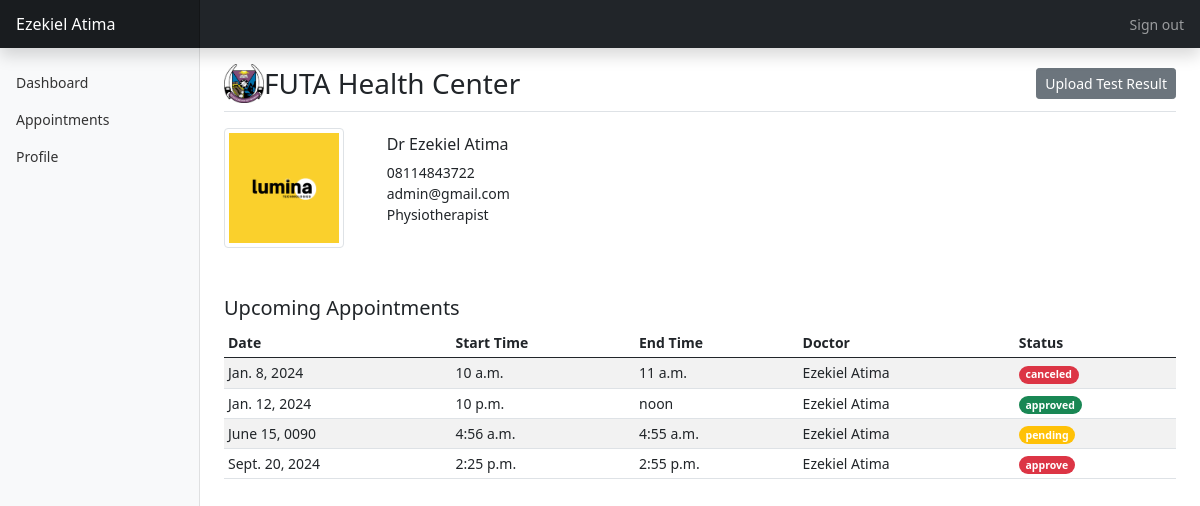
Before: /doctor/dashboard/ (signed in) with the older database file.
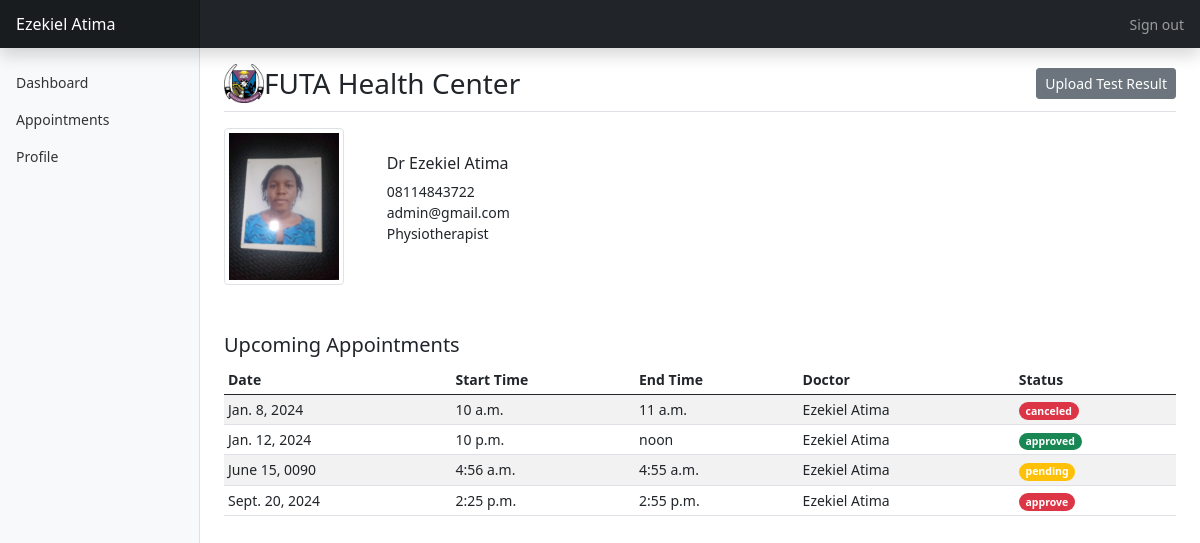
After: the same page with the newer database file.
### app/models.py (models this page shows, shortened)
class DoctorProfile(models.Model):
    doctor = models.OneToOneField(User, on_delete=models.CASCADE)
    name = models.CharField(max_length=255,)
    emails = models.EmailField(max_length=255,)
    phone = models.CharField(max_length=11,)
    profile_image = models.FileField(upload_to="static/uploads", blank=True, null=True)
    role = models.CharField(max_length=60)
    gender = models.CharField(choices=(("male", "male"), ("female", "female")), max_length=25)
    class Meta:
        verbose_name = 'Doctor Profile'
        verbose_name_plural = 'Doctor Profiles'

### app/views.py (the view)
# urls.py: path('doctor/dashboard/', DoctorDashboardView.as_view()),
class DoctorDashboardView(View):
    def get(self, request):
        if not self.request.user.is_authenticated or not self.request.user.is_doctor:
            return redirect('/doctor/login/')
        user = self.request.user
        profile = DoctorProfile.objects.get_or_create(doctor=user)
        profile = profile[0]
        appointments = Appointment.objects.filter(doctor=profile)
        context = dict(profile=profile, appointments=appointments)
        return render(request, 'doctor/dashboard-index.html', context)

### templates/doctor/dashboard-index.html (shortened to what this page needs)
{% extends "doctor/index.html" %}
{% block button_group %}
{% block sidebar %}
  <button type="button" class="btn btn-sm btn-secondary" data-bs-toggle="modal" data-bs-target="#exampleModalFullscreen">
    Upload Test Result
  </button>
{% endblock sidebar %}
{% endblock button_group %}
{% block main %}
  <div class="row align-items-center">
    <div class="col col-md-3 col-lg-2">
      <img src="{{ profile.profile_image.url }}" alt="" class="img-thumbnail" style="width: 120px;">
    </div>
    <div class="col col-md-9">
      <h6>Dr {{profile.name}}</h6>
      <div>
        <p>
          {{ profile.phone }}<br>
          {{ profile.emails }}<br>
          {{ profile.role }}
        </p>
      </div>
    </div>
  </div>
  <div class="my-5">
    <h5>Upcoming Appointments</h5>
    <div class="table-responsive">
      <table class="table table-striped table-sm">
        <thead>
          <tr>
            <th scope="col">Date</th>
            <th scope="col">Start Time</th>
            <th scope="col">End Time</th>
            <th scope="col">Doctor</th>
            <th scope="col">Status</th>
          </tr>
        </thead>
        <tbody>
          {% for appointment in appointments %}
            <tr>
              <td>{{appointment.appointe_date}}</td>
              <td>{{appointment.start_time}}</td>
              <td>{{appointment.end_time}}</td>
              <td>{{appointment.doctor.name}}</td>
              {% if appointment.status == 'pending' %}
                <td>
                  <span class="badge rounded-pill bg-warning">{{appointment.status}} </span>
                </td>
              {% elif appointment.status == 'approved' %}
                <td>
                  <span class="badge rounded-pill bg-success">{{appointment.status}} </span>
                </td>
              {% else %}
                <td>
                  <span class="badge rounded-pill bg-danger">{{appointment.status}} </span>
                </td>
              {% endif %}
            </tr>
          {% endfor %}
        </tbody>
      </table>
    </div>
  </div>
{% endblock main %}

### templates/doctor/index.html (shortened to what this page needs)
<!doctype html>
<html lang="en">
  <head>
    <link href="/static/bootstrap/bootstrap.min.css" rel="stylesheet">
    <link href="/static/dashboard/dashboard.css" rel="stylesheet">
  </head>
  <body>
<header class="navbar navbar-dark sticky-top bg-dark flex-md-nowrap p-0 shadow">
  <a class="navbar-brand col-md-3 col-lg-2 me-0 px-3" href="#">{{profile.name}}</a>
  <div class="navbar-nav">
    <div class="nav-item text-nowrap">
      <a class="nav-link px-3" href="/auth/signout/">Sign out</a>
    </div>
  </div>
</header>
<div class="container-fluid">
  <div class="row">
    <nav id="sidebarMenu" class="col-md-3 col-lg-2 d-md-block bg-light sidebar collapse">
      <div class="position-sticky pt-3">
        <ul class="nav flex-column">
          <li class="nav-item">
            <a class="nav-link" aria-current="page" href="/doctor/dashboard/">
              Dashboard
            </a>
          </li>
          <li class="nav-item">
            <a class="nav-link" href="/doctor/appointments/">
              Appointments
            </a>
          </li>
          <li class="nav-item">
            <a class="nav-link" href="/doctor/profile/">
              Profile
            </a>
          </li>
        </ul>
      </div>
    </nav>
    <main class="col-md-9 ms-sm-auto col-lg-10 px-md-4">
      <div class="d-flex justify-content-between flex-wrap flex-md-nowrap align-items-center pt-3 pb-2 mb-3 border-bottom">
        <div class="d-flex align-items-center">
          <img src="/static/images/Federal-University-of-Technology-Akure-FUTA-Logo.jpeg" style="width: 40px;" alt="">
          <h3 class="mb-0">FUTA Health Center</h3>
        </div>
        <div class="btn-toolbar mb-2 mb-md-0">
          {% block button_group %}
          {% endblock button_group %}
        </div>
      </div>
      {% block main %}
      {% endblock main %}
    </main>
  </div>
</div>
  </body>
</html>

Changed rows visible on the page:
changed DoctorProfile "Ezekiel Atima": profile_image: a different picture
